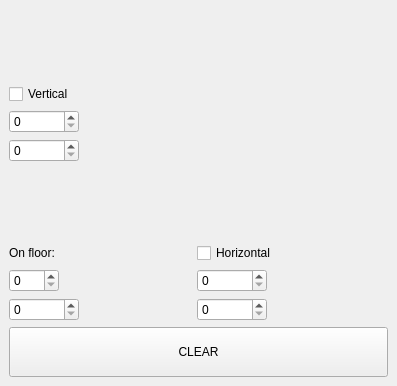
<?xml version="1.0" encoding="UTF-8"?>
<ui version="4.0">
 <class>Form</class>
 <widget class="QMainWindow" name="Form">
  <property name="geometry">
   <rect>
    <x>0</x>
    <y>0</y>
    <width>397</width>
    <height>386</height>
   </rect>
  </property>
  <property name="windowTitle">
   <string>MainWindow</string>
  </property>
  <widget class="QWidget" name="centralwidget">
   <layout class="QVBoxLayout" name="verticalLayout_4">
    <item>
     <layout class="QGridLayout" name="gridLayout" rowstretch="1,0" columnstretch="0,1">
      <item row="0" column="0">
       <layout class="QVBoxLayout" name="verticalLayout">
        <item>
         <spacer name="verticalSpacer">
          <property name="orientation">
           <enum>Qt::Vertical</enum>
          </property>
          <property name="sizeHint" stdset="0">
           <size>
            <width>20</width>
            <height>40</height>
           </size>
          </property>
         </spacer>
        </item>
        <item>
         <widget class="QCheckBox" name="checkBox_H">
          <property name="text">
           <string>Vertical</string>
          </property>
         </widget>
        </item>
        <item>
         <widget class="QSpinBox" name="H_in1">
          <property name="minimumSize">
           <size>
            <width>70</width>
            <height>0</height>
           </size>
          </property>
          <property name="maximum">
           <number>9999</number>
          </property>
         </widget>
        </item>
        <item>
         <widget class="QSpinBox" name="H_in2">
          <property name="minimumSize">
           <size>
            <width>70</width>
            <height>0</height>
           </size>
          </property>
          <property name="maximum">
           <number>9999</number>
          </property>
         </widget>
        </item>
        <item>
         <spacer name="verticalSpacer_2">
          <property name="orientation">
           <enum>Qt::Vertical</enum>
          </property>
          <property name="sizeType">
           <enum>QSizePolicy::Expanding</enum>
          </property>
          <property name="sizeHint" stdset="0">
           <size>
            <width>20</width>
            <height>40</height>
           </size>
          </property>
         </spacer>
        </item>
       </layout>
      </item>
      <item row="0" column="1">
       <layout class="QVBoxLayout" name="Paint_lyo"/>
      </item>
      <item row="1" column="1">
       <layout class="QHBoxLayout" name="horizontalLayout_2">
        <item>
         <spacer name="horizontalSpacer">
          <property name="orientation">
           <enum>Qt::Horizontal</enum>
          </property>
          <property name="sizeType">
           <enum>QSizePolicy::Expanding</enum>
          </property>
          <property name="sizeHint" stdset="0">
           <size>
            <width>40</width>
            <height>20</height>
           </size>
          </property>
         </spacer>
        </item>
        <item>
         <layout class="QVBoxLayout" name="verticalLayout_2">
          <property name="rightMargin">
           <number>0</number>
          </property>
          <item>
           <widget class="QCheckBox" name="checkBox_V">
            <property name="text">
             <string>Horizontal</string>
            </property>
           </widget>
          </item>
          <item>
           <widget class="QSpinBox" name="V_in1">
            <property name="maximumSize">
             <size>
              <width>70</width>
              <height>16777215</height>
             </size>
            </property>
            <property name="maximum">
             <number>9999</number>
            </property>
           </widget>
          </item>
          <item>
           <widget class="QSpinBox" name="V_in2">
            <property name="maximumSize">
             <size>
              <width>70</width>
              <height>16777215</height>
             </size>
            </property>
            <property name="maximum">
             <number>9999</number>
            </property>
           </widget>
          </item>
         </layout>
        </item>
        <item>
         <spacer name="horizontalSpacer_2">
          <property name="orientation">
           <enum>Qt::Horizontal</enum>
          </property>
          <property name="sizeHint" stdset="0">
           <size>
            <width>40</width>
            <height>20</height>
           </size>
          </property>
         </spacer>
        </item>
       </layout>
      </item>
      <item row="1" column="0">
       <layout class="QVBoxLayout" name="verticalLayout_3">
        <item>
         <widget class="QLabel" name="label">
          <property name="text">
           <string>On floor:</string>
          </property>
         </widget>
        </item>
        <item>
         <widget class="QSpinBox" name="Z_in1">
          <property name="minimumSize">
           <size>
            <width>0</width>
            <height>0</height>
           </size>
          </property>
          <property name="maximumSize">
           <size>
            <width>50</width>
            <height>16777215</height>
           </size>
          </property>
          <property name="alignment">
           <set>Qt::AlignLeading|Qt::AlignLeft|Qt::AlignVCenter</set>
          </property>
          <property name="maximum">
           <number>9999</number>
          </property>
         </widget>
        </item>
        <item>
         <widget class="QSpinBox" name="Z_in2">
          <property name="minimumSize">
           <size>
            <width>70</width>
            <height>0</height>
           </size>
          </property>
          <property name="buttonSymbols">
           <enum>QAbstractSpinBox::UpDownArrows</enum>
          </property>
          <property name="maximum">
           <number>9999</number>
          </property>
         </widget>
        </item>
       </layout>
      </item>
     </layout>
    </item>
    <item>
     <layout class="QHBoxLayout" name="horizontalLayout">
      <item>
       <widget class="QPushButton" name="Clear_btn">
        <property name="minimumSize">
         <size>
          <width>0</width>
          <height>50</height>
         </size>
        </property>
        <property name="text">
         <string>CLEAR</string>
        </property>
       </widget>
      </item>
     </layout>
    </item>
   </layout>
  </widget>
 </widget>
 <tabstops>
  <tabstop>H_in1</tabstop>
  <tabstop>H_in2</tabstop>
  <tabstop>V_in1</tabstop>
  <tabstop>V_in2</tabstop>
  <tabstop>Z_in1</tabstop>
  <tabstop>Z_in2</tabstop>
  <tabstop>checkBox_H</tabstop>
  <tabstop>checkBox_V</tabstop>
  <tabstop>Clear_btn</tabstop>
 </tabstops>
 <resources/>
 <connections/>
</ui>
